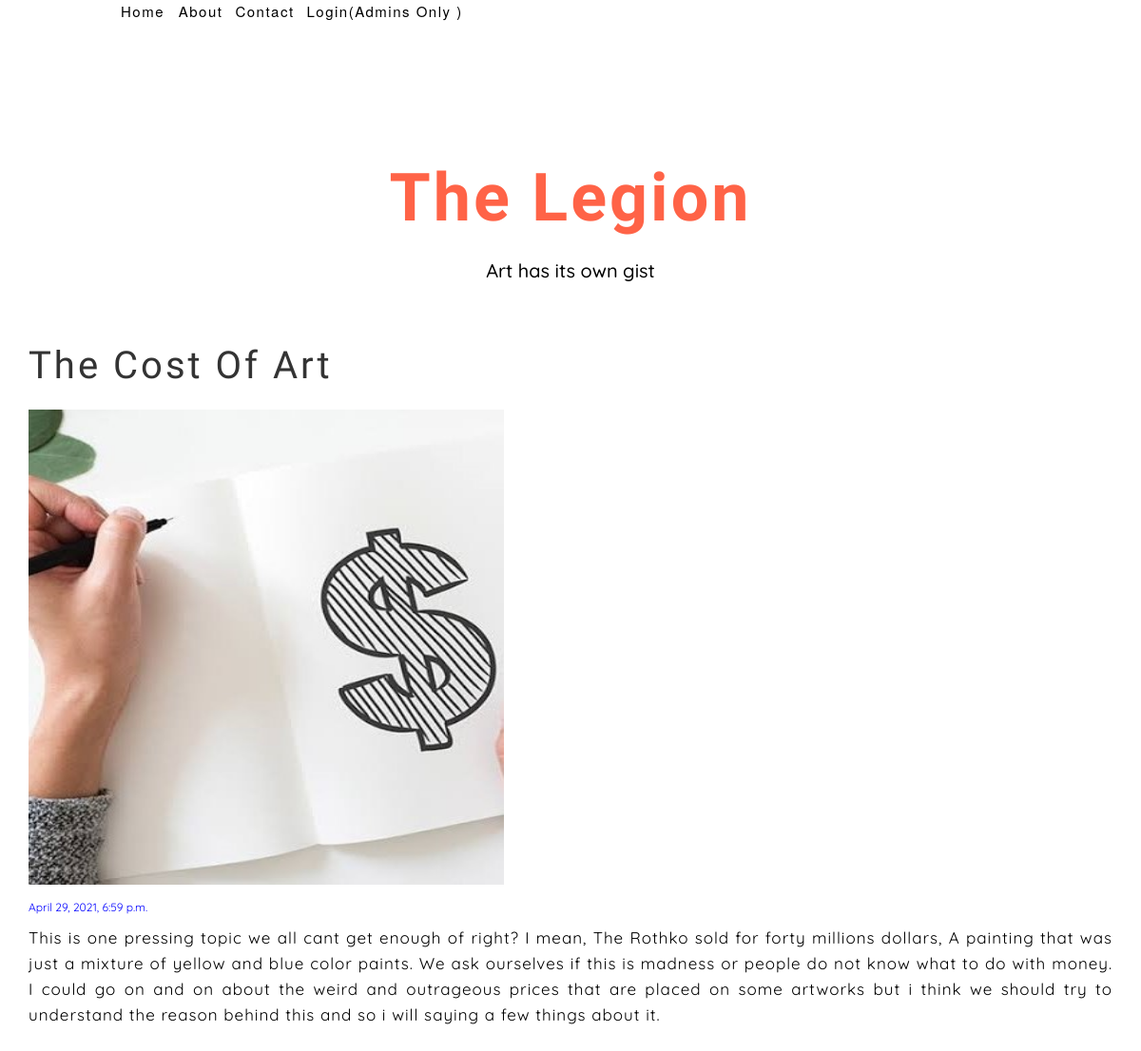
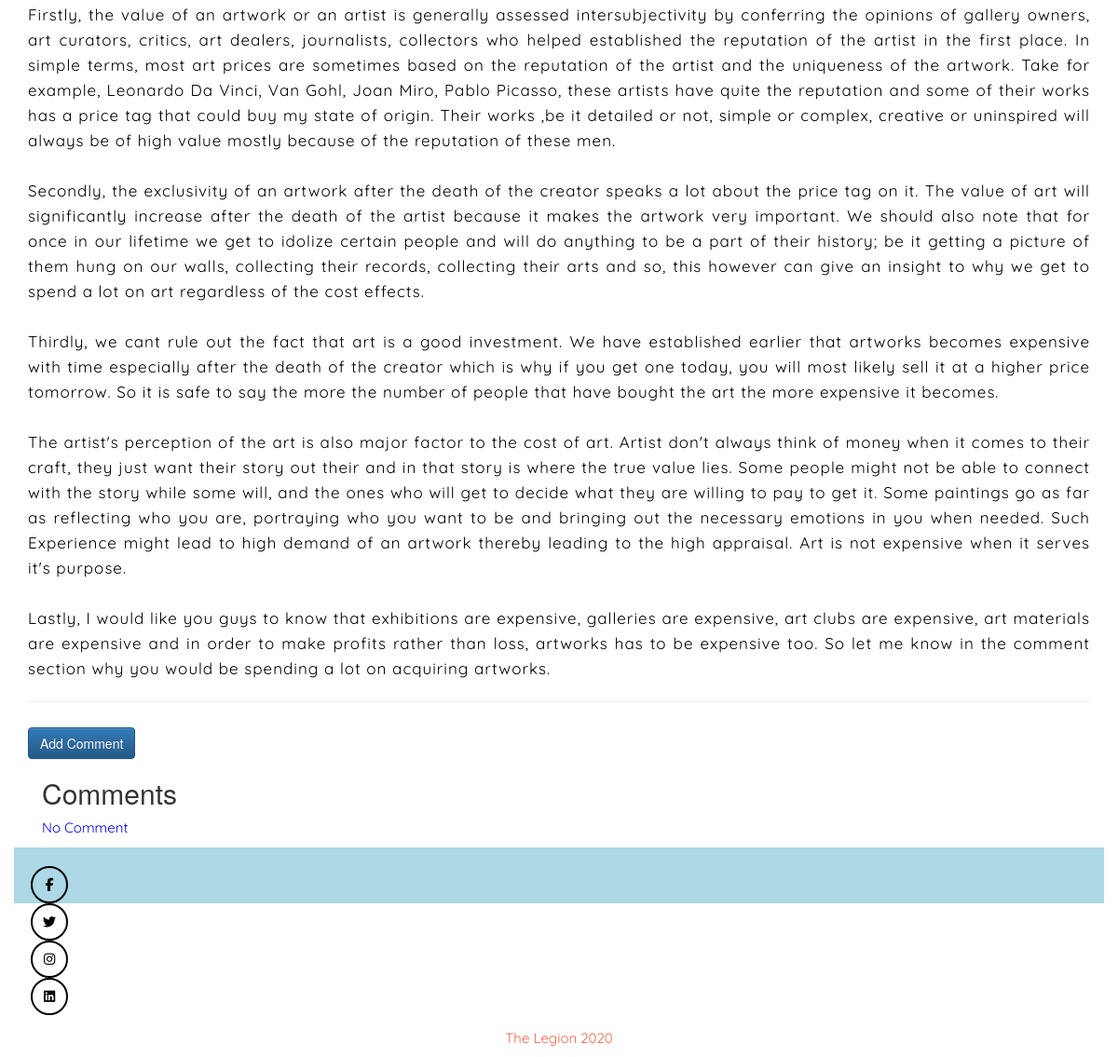
Screenshot of /post/3 with the database file from the repository (2 pictures, top to bottom).
### myBlog/models.py (models this page shows, shortened)
class Post(models.Model):
    author = models.ForeignKey('auth.user', on_delete = models.DO_NOTHING)
    post_image = models.ImageField(null=True, blank=True, upload_to="images/")
    title = models.CharField(max_length = 200)
    text = models.TextField()
    created_date = models.DateTimeField(default = timezone.now)
    published_date = models.DateTimeField(blank = True, null = True)

### myBlog/views.py (the view)
# urls.py: url(r'^post/(?P<pk>\d+)$', views.PostDetailView.as_view(), name = 'post_detail'),
class PostDetailView(DetailView):
    model = Post

### myBlog/templates/myBlog/post_detail.html (shortened to what this page needs)
{% extends 'myBlog/base.html' %}
{% load static %}
{% block css %}
  <link rel="stylesheet" href="{% static 'css/post_detail.css' %}">
{% endblock %}
{% block body_block %}
<div class="bodycontent">
<div class="container">
  <div class="post-detail">
    <h1 class= "posttitle-loader">{{post.title}}</h1>
    {% if post.post_image %}
      <img src= "{{ post.post_image.url }}" >
      <br/>
    {% endif %}
    {% if post.published_date %}
      <div class="date-postdate">
        {{post.published_date}}
      </div>
    {% else %}
      <a class="btn btn-primary" href="{% url 'post_publish' pk=post.pk%}">Publish</a>
    {% endif %}
    <p class="postcontent">{{post.text|safe|linebreaksbr}}</p>
    <hr>
    <a  class="btn btn-primary btn-comment" href="{% url 'add_comment_to_post' pk=post.pk %}">Add Comment</a>
      <div class="container">
        <h2 class="comment-title">Comments</h2>
        {% for comment in post.comments.all %}
        <br>
        <div class="comment-details">
          <p>{{comment.text|safe|linebreaksbr}}</p>
            {{comment.created_date}}
          <p>Posted By: {{comment.author}}</p>
        </div>
        {% if user.is_authenticated %}
          <a class="btn btn-primary" href="{% url 'comment_remove' pk=comment.pk%}"></a>
            <span class = 'glyphicon glyphicon-remove'></span>
        {% endif %}
          {% empty %}
            <p>No Comment</p>
      {% endfor %}
      </div>
  </div>
</div>
</div>
{% endblock %}

### myBlog/static/css/myBlog.css (style rules this page uses)
body { max-width: 100%; }

### myBlog/static/css/post_detail.css (style rules this page uses)
h1 { font-family: yellowtail; font-size: 40px; letter-spacing: 3px; text-transform: capitalize; padding-top: 10px; padding-bottom: 2px; margin-bottom: 2px; margin-top: 10px; }
img { align-items: center; align:center; width: 500px; height: 500px; margin: auto; margin-top: 20px; }
.date-postdate { margin-top: 15px; margin-bottom: 10px; color: blue; font-family: Quicksand; font-size:12px; }
.post-author, p { margin-bottom: 10px; color: blue; font-family: Quicksand; font-size:15px; }
.postcontent { font-family: Quicksand; letter-spacing: 1px; font-size: 17px; text-align: justify; padding-bottom: 2px; line-height: 27px; color: black; }
.btn { margin-top: 7px; }

### rows the page displays
Post: title "The Cost Of Art", post_image (picture), published_date "April 29, 2021, 6:59 p.m.", text "This is one pressing topic we all cant get enough of right? I mean, The Rothko sold for forty millions dollars, A painting that was just a mixture of yellow and blue color paints. We ask ourselves if this is madness or people do not know what to do with money. I could go on and on about the weird and outrageous prices that are placed on some artworks but i think we should try to understand the reason behind this and so i will saying a few things about it. Firstly, the value of an artwork or an artist is generally assessed intersubjectivity by conferring the opinions of gallery owners, art curators, critics, art dealers, journalists, collectors who helped established the reputation of the…"
